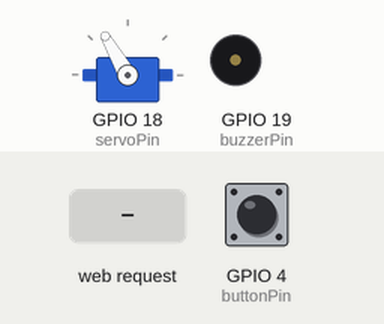
The program below on a simulated ESP32. On the bench: servo, buzzer (waves = sounding, pin HIGH). The inputs (shaded band) are chosen by the test bench; at power-on: GPIO 4 (buttonPin) HIGH. WiFi joins after 1.5 s; servers stay silent unless stated; what the program prints to the serial monitor is not drawn.

Above: at 2.7 s.
2.8 s: GPIO 4 (buttonPin) pulled LOW for 0.15 s
At 2.9 s:
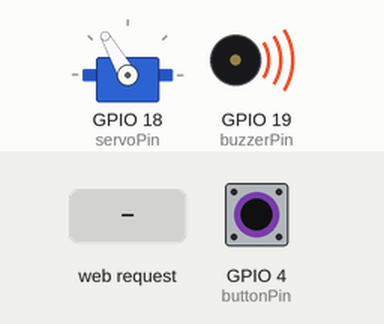
4.5 s: HTTP request GET /open received
At 4.9 s:
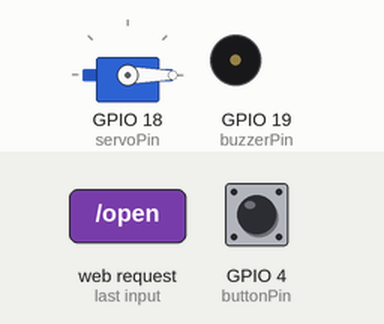
6.0 s: GPIO 4 (buttonPin) pulled LOW for 1 s
At 6.8 s:
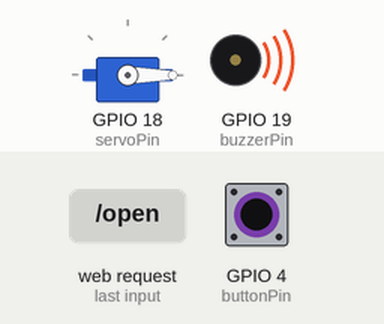
8.5 s: GPIO 4 (buttonPin) pulled LOW for 3.2 s
At 12.8 s:
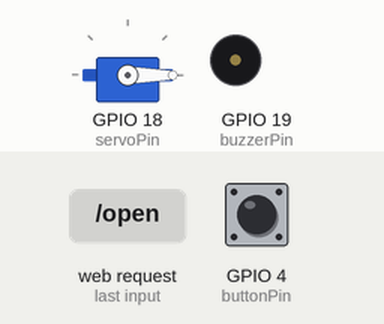
Timing chart, 0 to 15.7 s (numbered marks = the images above; inputs shaded):
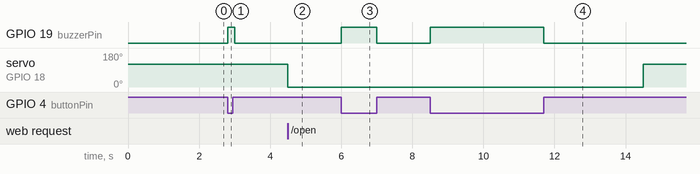

The program:

main.cpp
```cpp
#include <ArduinoJson.h>
#include <ESP32Servo.h>
#include <HTTPClient.h>
#include <WebServer.h>
#include <WiFi.h>
#include <WiFiClient.h>

void setup();
void loop();
void sendRequestAndControlServo();
void handleOpen();
void handleClose();

const char *ssid = "POCO X3 Pro";
const char *password = "HelloWorlds";
const char *apiURL = "http://10.167.113.213:5000/check";

// const char *ssid = "111 Jinnah ";
// const char *password = "ManaManayManiMano";
// const char *apiURL = "http://192.168.1.11:5000/check"; // home wifi

Servo doorServo;
const int servoPin = 18;
const int buzzerPin = 19;
const int lockedPosition = 120;
const int unlockedPosition = 0;
const int buttonPin = 4;

unsigned long lastPress = 0;
const unsigned long cooldown = 2000;
unsigned long unlockTime = 0;
bool isUnlocked = false;

WebServer server(80);

void handleOpen() {
  doorServo.write(unlockedPosition);
  isUnlocked = true;
  unlockTime = millis();

  StaticJsonDocument<100> doc;
  doc["status"] = "opened";

  String res;
  serializeJson(doc, res);
  server.send(200, "application/json", res);
}

void handleClose() {
  doorServo.write(lockedPosition);
  isUnlocked = false;

  StaticJsonDocument<100> doc;
  doc["status"] = "closed";

  String res;
  serializeJson(doc, res);
  server.send(200, "application/json", res);
}

void setup() {
  Serial.begin(115200);
  doorServo.attach(servoPin);
  doorServo.write(lockedPosition);

  pinMode(buttonPin, INPUT_PULLUP);
  pinMode(buzzerPin, OUTPUT);

  WiFi.begin(ssid, password);
  Serial.print("Connecting to WiFi");
  while (WiFi.status() != WL_CONNECTED) {
    delay(500);
    Serial.print(".");
  }
  Serial.println("\nConnected! IP: " + WiFi.localIP().toString());

  server.on("/open", HTTP_GET, handleOpen);
  server.on("/close", HTTP_GET, handleClose);
  server.begin();
}

void loop() {
  server.handleClient();

  if (digitalRead(buttonPin) == LOW) {
    digitalWrite(buzzerPin, HIGH);
    unsigned long now = millis();
    if (now - lastPress > cooldown) {
      lastPress = now;
      Serial.println("Button pressed! Sending request...");
      sendRequestAndControlServo();
    }
  } else {
    digitalWrite(buzzerPin, LOW);
  }

  if (isUnlocked && millis() - unlockTime >= 10000) {
    doorServo.write(lockedPosition);
    isUnlocked = false;
    Serial.println("Auto-locked after 10s");
  }
}

void sendRequestAndControlServo() {
  if (WiFi.status() == WL_CONNECTED) {
    HTTPClient http;
    http.begin(apiURL);
    http.setTimeout(60000); // 60 seconds
    int httpCode = http.GET();

    if (httpCode == 200) {
      String payload = http.getString();
      Serial.println("Response: " + payload);

      StaticJsonDocument<200> doc;
      DeserializationError error = deserializeJson(doc, payload);

      if (!error) {
        const char *result = doc["result"];
        if (strcmp(result, "yes") == 0) {
          doorServo.write(unlockedPosition);
          unlockTime = millis();
          isUnlocked = true;
          Serial.println("Servo -> UNLOCK (auto-lock in 10s)");
        } else {
          doorServo.write(lockedPosition);
          isUnlocked = false;
          Serial.println("Servo -> LOCK");
        }
      } else {
        Serial.println("JSON parse error!");
      }
    } else {
      Serial.printf("Request failed, code: %d\n", httpCode);
    }

    http.end();
  } else {
    Serial.println("WiFi not connected!");
  }
}
```

Measured:
- after the input at 2.8 s, GPIO 19 (buzzerPin): LOW → HIGH at once, → LOW 0.20 s later
- after the input at 4.5 s, servo on GPIO 18 (servoPin): 120° → 0° at once
- after the input at 6.0 s, GPIO 19 (buzzerPin): LOW → HIGH at once, → LOW 1.0 s later
- after the input at 8.5 s, GPIO 19 (buzzerPin): LOW → HIGH at once, → LOW 3.2 s later
